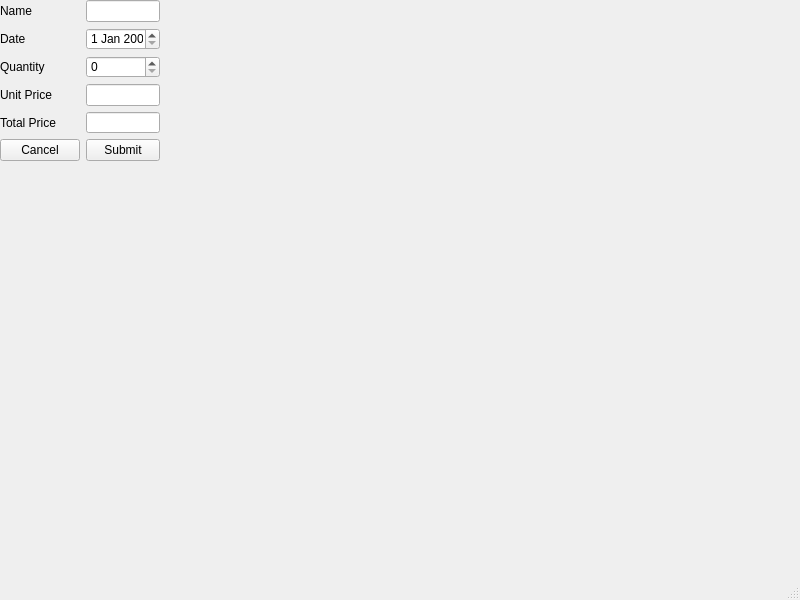
<?xml version="1.0" encoding="UTF-8"?>
<ui version="4.0">
 <class>MainWindow</class>
 <widget class="QMainWindow" name="MainWindow">
  <property name="geometry">
   <rect>
    <x>0</x>
    <y>0</y>
    <width>800</width>
    <height>600</height>
   </rect>
  </property>
  <property name="windowTitle">
   <string>MainWindow</string>
  </property>
  <widget class="QWidget" name="centralwidget">
   <widget class="QWidget" name="formLayoutWidget">
    <property name="geometry">
     <rect>
      <x>0</x>
      <y>0</y>
      <width>160</width>
      <height>161</height>
     </rect>
    </property>
    <layout class="QFormLayout" name="formLayout">
     <item row="0" column="0">
      <widget class="QLabel" name="label_Name">
       <property name="text">
        <string>Name</string>
       </property>
      </widget>
     </item>
     <item row="0" column="1">
      <widget class="QLineEdit" name="lineEdit_Name"/>
     </item>
     <item row="1" column="0">
      <widget class="QLabel" name="label">
       <property name="text">
        <string>Date</string>
       </property>
      </widget>
     </item>
     <item row="1" column="1">
      <widget class="QDateEdit" name="dateEdit"/>
     </item>
     <item row="2" column="0">
      <widget class="QLabel" name="label_3">
       <property name="text">
        <string>Quantity</string>
       </property>
      </widget>
     </item>
     <item row="2" column="1">
      <widget class="QSpinBox" name="spinBox_quantity"/>
     </item>
     <item row="3" column="0">
      <widget class="QLabel" name="label_4">
       <property name="text">
        <string>Unit Price</string>
       </property>
      </widget>
     </item>
     <item row="3" column="1">
      <widget class="QLineEdit" name="lineEdit_UnitPrice"/>
     </item>
     <item row="4" column="0">
      <widget class="QLabel" name="label_5">
       <property name="text">
        <string>Total Price</string>
       </property>
      </widget>
     </item>
     <item row="4" column="1">
      <widget class="QLineEdit" name="lineEdit_TotalPrice"/>
     </item>
     <item row="5" column="0">
      <widget class="QPushButton" name="pushButton">
       <property name="text">
        <string>Cancel</string>
       </property>
      </widget>
     </item>
     <item row="5" column="1">
      <widget class="QPushButton" name="pushButton_2">
       <property name="text">
        <string>Submit</string>
       </property>
      </widget>
     </item>
    </layout>
   </widget>
  </widget>
  <widget class="QMenuBar" name="menubar">
   <property name="geometry">
    <rect>
     <x>0</x>
     <y>0</y>
     <width>800</width>
     <height>21</height>
    </rect>
   </property>
  </widget>
  <widget class="QStatusBar" name="statusbar"/>
 </widget>
 <resources/>
 <connections/>
</ui>
